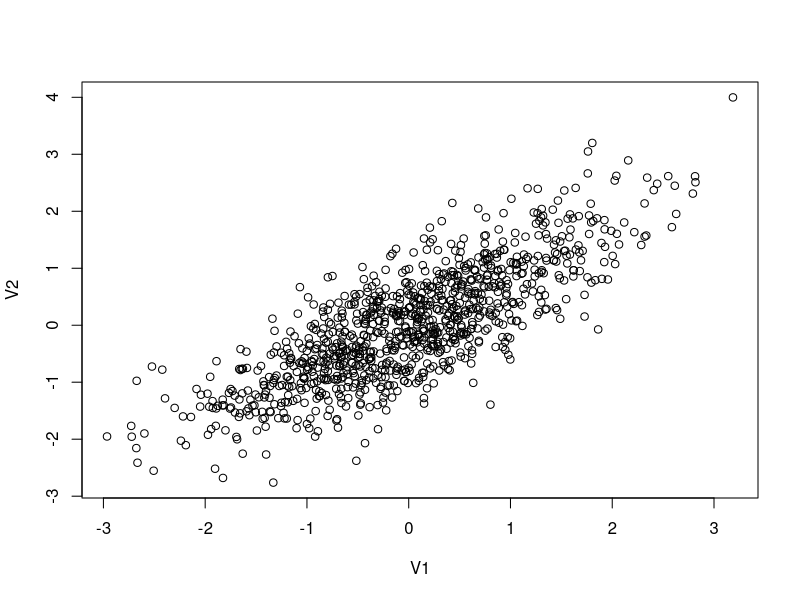
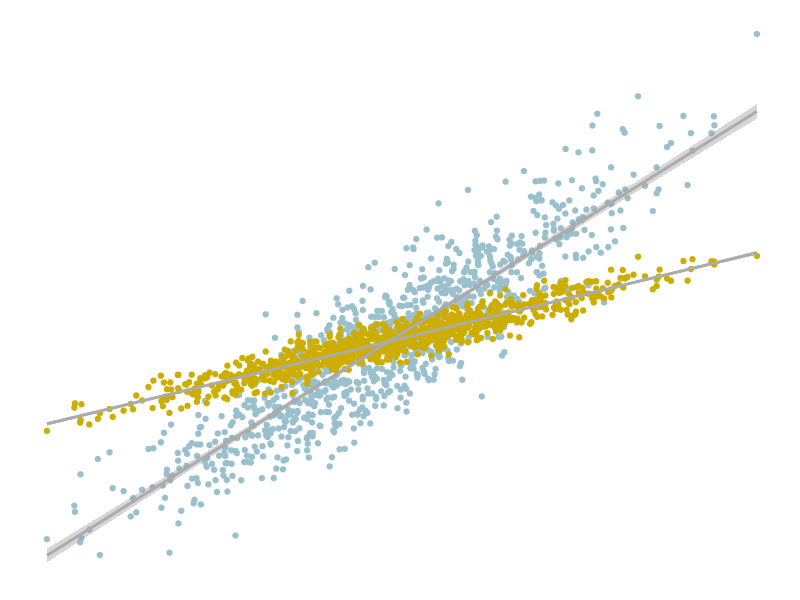

Reproduce these figures in R, in order.
## ---- chunk 1
knitr::opts_chunk$set(echo = TRUE)
## ---- chunk 2
#This is a comment, alone in a chunk. 

## ---- chunk 3
library(MASS)
library(ggplot2)

out <- as.data.frame(mvrnorm(1000, mu = c(0,0), 
                     Sigma = matrix(c(1,0.8,0.8,1), ncol = 2), 
                     empirical = TRUE))
cor(out)
plot(out)

## ---- chunk 4
out$error<-rnorm(1000, mean=0, sd=1)

#The data generating process
B1<-3
B2<-6

out$Y<-out$V1*B1+out$V2*B2+out$error
## ---- chunk 5
Reg1 <- lm(Y~ V1+V2, data=out)
summary (Reg1)
#These variable are not biased.
## ---- chunk 6
Reg2 <- lm(Y~ V1, data=out)
summary (Reg2)
#The coefficient for the single regression is different than the coefficient from the multiple regression, thus it is biased.
## ---- chunk 7
adjY <- out$Y-B2*out$V2
Reg3 <- lm(adjY ~ V1, data=out)
summary (Reg3)
#The estimate of beta_1 is not biased, as both are around 3.

## ---- chunk 8
theme_bare <- theme(axis.line=element_blank(),
      axis.text.x=element_blank(),
      axis.text.y=element_blank(),
      axis.ticks=element_blank(),
      axis.title.x=element_blank(),
      axis.title.y=element_blank(),
      legend.position="none",
      panel.background=element_blank(),
      panel.border=element_blank(),
      panel.grid.major=element_blank(),
      panel.grid.minor=element_blank(),
      plot.background=element_blank())

plotted<-ggplot(out, aes(V1, y = value, color = variable)) + 
    geom_point(aes(y = Y, col = "Y"), color= 'lightblue3') + 
    geom_point(aes(y = adjY, col = "adjY"), color='gold3')+
    geom_smooth(method='lm', aes(y = Y, col = "Y"), color='gray67')+
    geom_smooth(method='lm', aes(y = adjY, col = "Y"), color='gray67') + 
    theme(panel.grid.major = element_blank(), panel.grid.minor = element_blank(), 
    panel.background = element_blank(), axis.line = element_line(colour = "black")) + theme_bare


plotted
